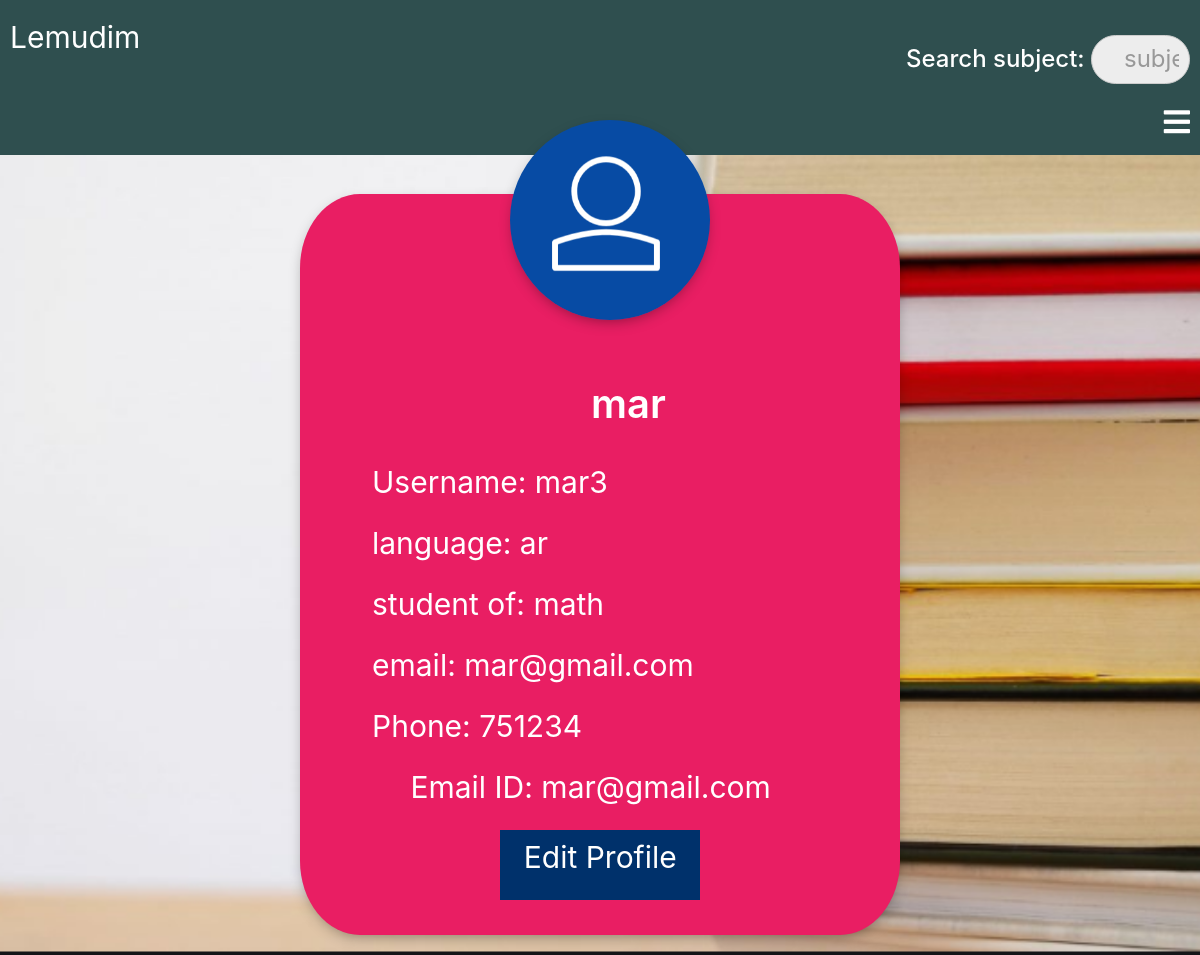
Screenshot of /classroom/student/6/ (signed in) with the database file from the repository.
### classroom/models.py (models this page shows, shortened)
class Student(models.Model):
    user = models.OneToOneField(User, on_delete=models.CASCADE, primary_key=True, related_name='Student')
    name = models.CharField(max_length=250)
    student_of = models.CharField(max_length=250)
    language = models.CharField(max_length=250)
    email = models.EmailField(max_length=250)
    phone = models.CharField(max_length=250)
    student_profile_pic = models.ImageField(upload_to="classroom/student_profile_pic", blank=True)
    class Meta:
        ordering = ['language']

class User(AbstractUser):
    is_student = models.BooleanField(default=False)
    is_teacher = models.BooleanField(default=False)

### classroom/views.py (the view)
class StudentDetailView(LoginRequiredMixin,DetailView):
    context_object_name = "student"
    model = models.Student
    template_name = 'classroom/student_detail_page.html'

### template/classroom/student_detail_page.html (shortened to what this page needs)
{% extends 'classroom/base.html' %}
{% load static %}
{% block content %}
<div class="profile">
  <div class="profile-box">
    {% if student.student_profile_pic %}
      <img src="{{ student.student_profile_pic.url }}">
    {% else %}
      <img src="{% static 'images/login-avatar.PNG' %}" alt="">
    {% endif %}
    <div class="profile-details">
      <h1>{{ student.name }}</h1>
      <br>
      <p>Username: {{ student.user.username }}</p>
      <p>language: {{ student.language }}</p>
      <p>student of: {{ student.student_of }}</p>
      <p>email: {{ student.email }}</p>
      <p>Phone: {{ student.phone }}</p>
      <p><i class="far fa-envelope-open-text"></i> Email ID: {{ student.email }}</p>
      <a href="{% url 'classroom:student_update' pk=user.pk %}"> <p class="edit-button">Edit Profile</p> </a>
    </div>
  </div>
</div>
{% endblock %}

### static/css/newbase.css (style rules this page uses)
.profile { margin:0; padding: 0; position: absolute; width:100%; height: 100vh; display:flex; justify-content: center; align-items: center; }
.profile img { position: absolute; margin: 0; width: 100%; height: 100%; object-fit: cover; background-attachment: }
.profile-box { width: 600px; margin-top: 20px; background: #e91e63; position: absolute; padding: 15px; border-radius: 10%; box-shadow: 0 5px 15px -5px #00000070 }
.profile-box img { width: 200px; height: 200px; border-radius: 50%; top: -10%; left: 35%; box-shadow: 0 5px 15px -5px #00000070 }
.profile-details { color: white; margin-top: 30%; margin-left: 10%; }
.profile-details h1 { font-size: 40px; font-weight: 600; text-align: center; }
.profile-details p { font-size: 30px; font-weight: 400; }
.profile-details .edit-button { margin: 20px; margin-left: 25%; height: 70px; width: 200px; text-align: center; background: #00316b; text-decoration: none; color: white; padding: 5px; }

### rows the page displays
Student: name "mar", user.username "mar3", language "ar", student_of "math", email "mar@gmail.com", phone "751234"
